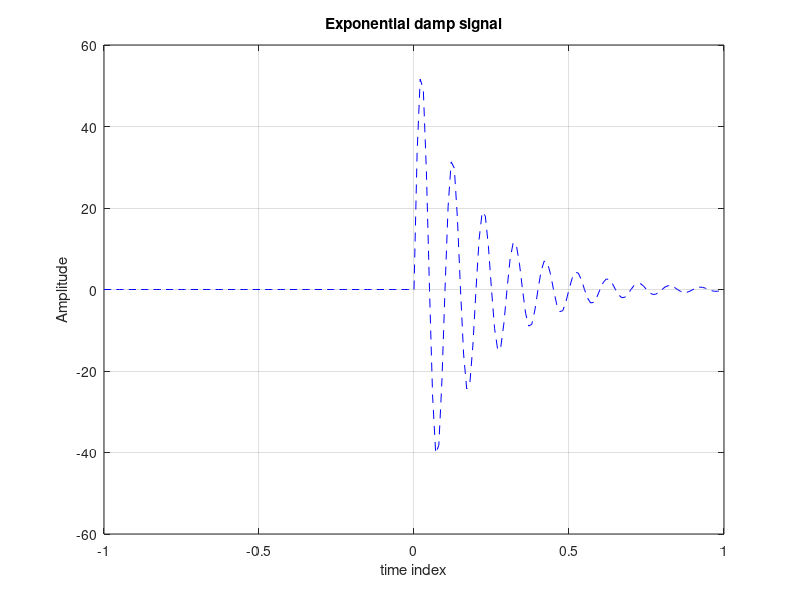
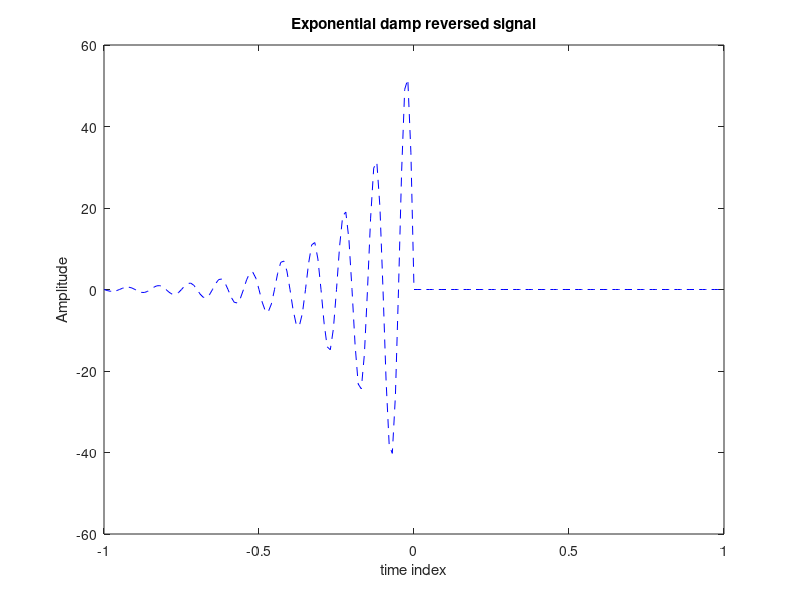
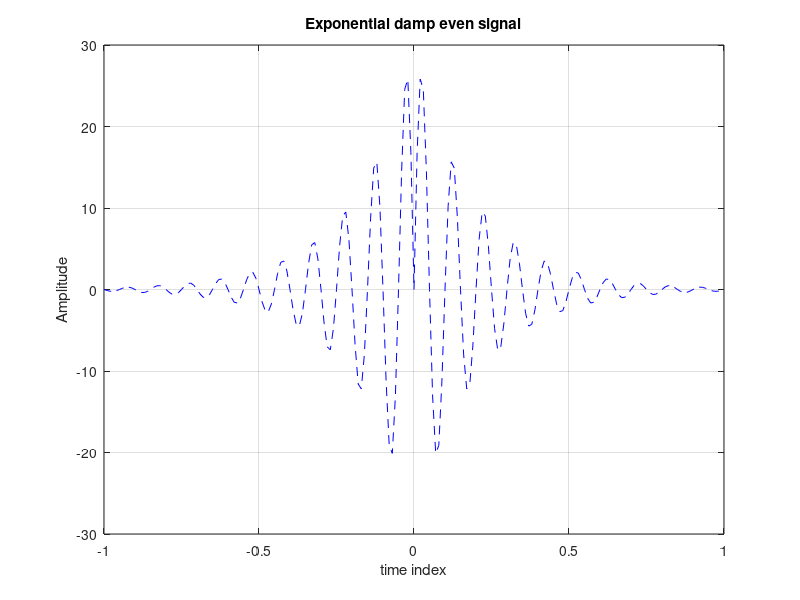
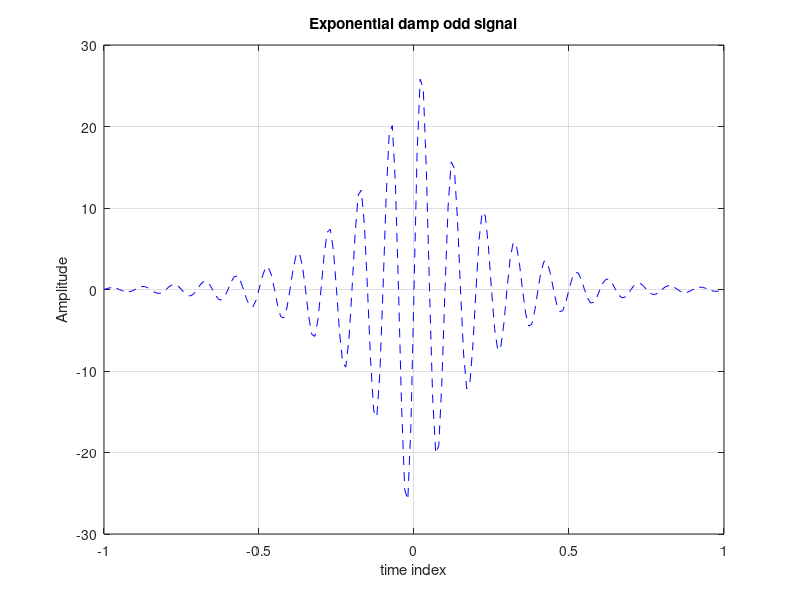

These figures' MATLAB source, in order:
clc;    close all;  clear;

%Exponentially Decaying Sinusoidal Signal

A=60;   a=5;   f=10;

ts=0.01;

n=-1:ts:1;

ind=0;

for ii=n
    ind=ind+1;

    if ii>=0 

    n(2,ind)=A*exp(-a*ii)*sin(2*pi*ii*f);

    else

       n(2,ind)=0;

    end
end

figure(1)
plot(n(1,:),n(2,:),'b--')
title('Exponential damp signal')
xlabel('time index')
ylabel('Amplitude')
grid on;

% Reflected Part

ind1=0;

for t=n(1,:)

    ind1=ind1+1;

    n(3,ind1)=n(2,ind);
    ind=ind-1;

end

figure(2)
plot(n(1,:),n(3,:),'b--')
title('Exponential damp reversed signal')
xlabel('time index')
ylabel('Amplitude')

%Even Part

ind1=0;

for ii=n(1,:)

    ind1=ind1+1;

    n(4,ind1)=(n(3,ind1)+n(2,ind1))/2;

end

figure(3)
plot(n(1,:),n(4,:),'b--');
title('Exponential damp even signal');
xlabel('time index');
ylabel('Amplitude');
grid on

% Odd Part

ind1=0;

for ii=n(1,:)

    ind1=ind1+1;

    n(5,ind1)=((n(2,ind1)-n(3,ind1)))/2;
end

figure(4)
plot(n(1,:),n(5,:),'b--')
title('Exponential damp odd signal')
xlabel('time index')
ylabel('Amplitude')
grid on

% Summation of Even and Odd Signal

ind1=0;

for ii=n(1,:)

    ind1=ind1+1;
    n(6,ind1)=n(4,ind1)+n(5,ind1);

end

figure(5)
plot(n(1,:),n(6,:),'b--');
title('Exponential damp regain signal');
xlabel('time index');
ylabel('Amplitude');
grid on
